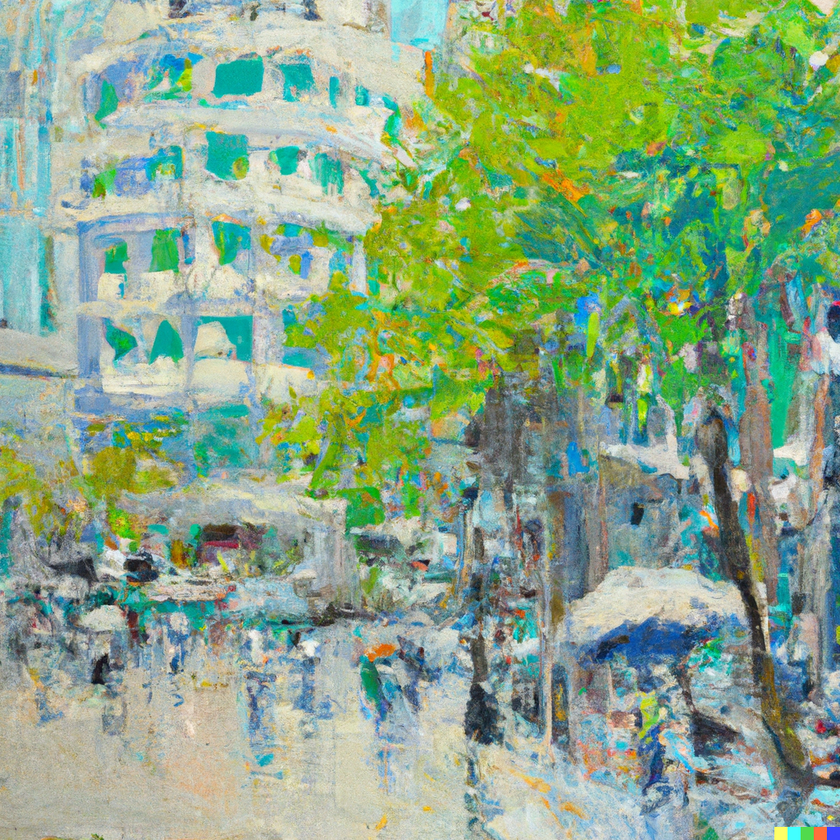
#> input picture sample_file/sample2.png, 840 x 840 px, shrunk from 1024 x 1024 before the run
$ python grayscale_image.py
#> lines starting #> are read from the running program, lines starting #| are printed output that depends on the picture
from PIL import Image


def graysclae(img):
    new_img = img.convert('L')
    return new_img


if __name__ == '__main__':
    img = Image.open('sample_file/sample2.png')
#> img is the input picture: PIL image 840x840 RGB; mean R, G, B 137.5, 167.6, 134.7
    img = graysclae(img)
#> in graysclae, `new_img = img.convert('L')`:
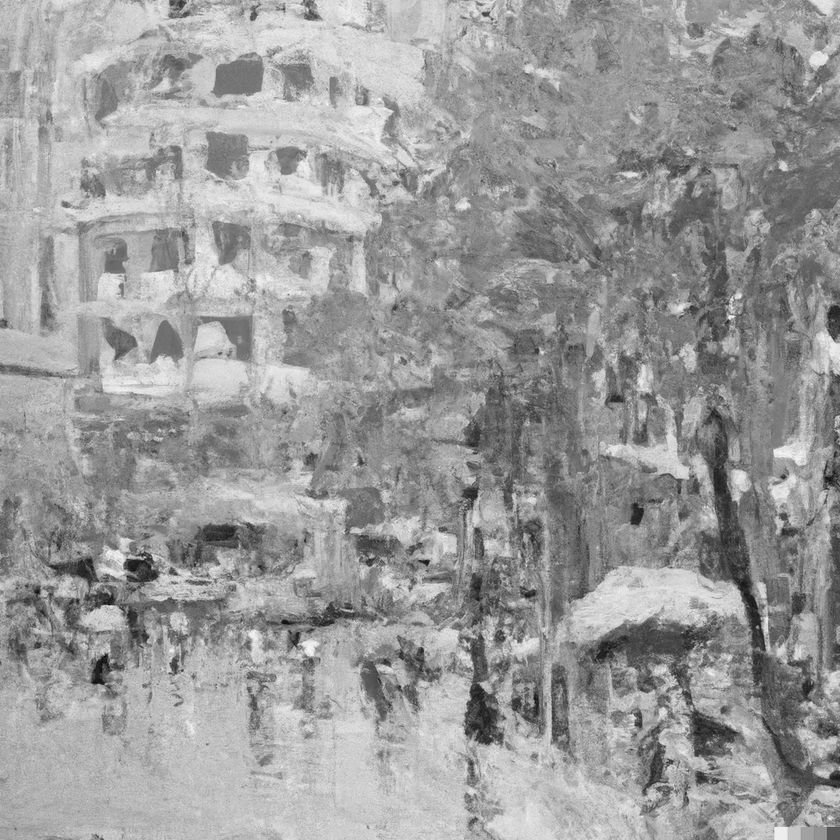
#> new_img: PIL image 840x840 L; min 11, max 252, mean 154.9
    img.save('image_gray.png')

$ run again, with sample_file/part.jpg saved as sample_file/sample2.png
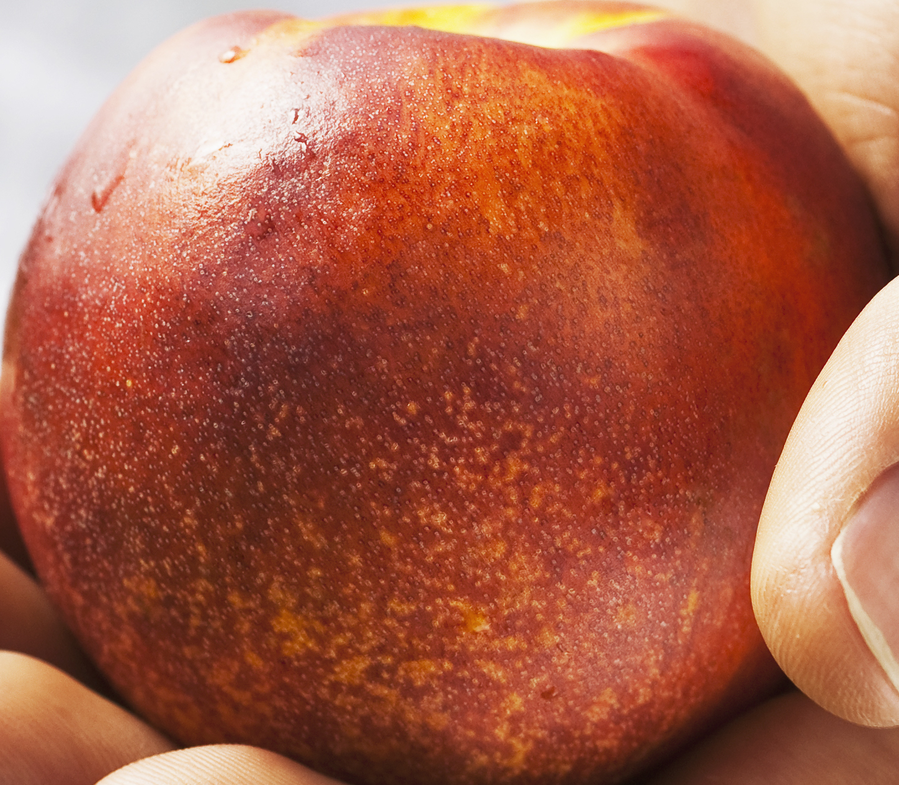
#> input picture sample_file/part.jpg, 899 x 785 px, shrunk from 1449 x 1265 before the run
#> img is the input picture: PIL image 899x785 RGB; mean R, G, B 168.9, 95.6, 73.1
#> in graysclae, `new_img = img.convert('L')`:
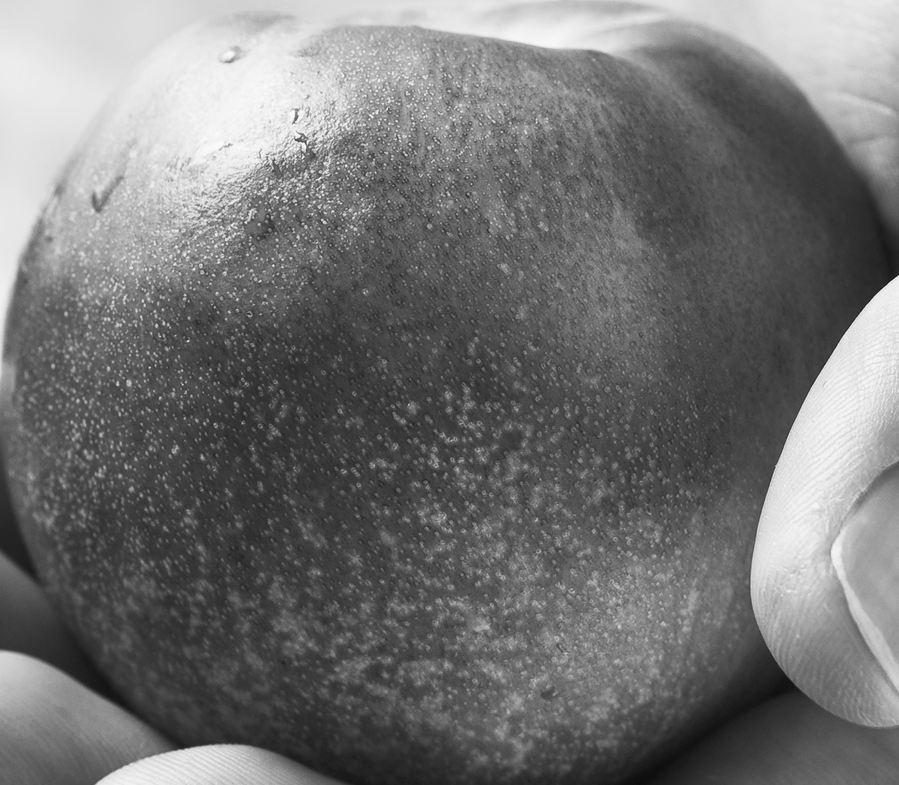
#> new_img: PIL image 899x785 L; min 12, max 252, mean 115
